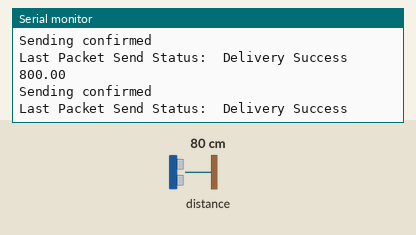
Recording of a sketch running on a simulated ESP32. On the bench: the last lines printed to the serial monitor. Inputs (shaded band) come from the test bench; at power-on: distance to the obstacle 80 cm.

Above: at 1.2 s.
1.3 s: distance to the obstacle set to 2 cm
At 1.61 s:
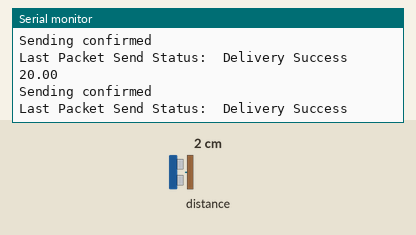
2.8 s: distance to the obstacle set to 4 cm
At 3.01 s:
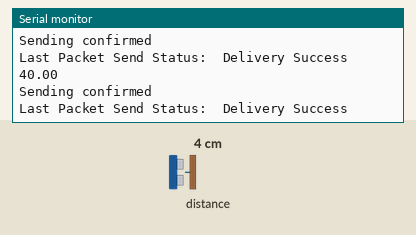
Timing chart, 0 to 5.8 s (numbered marks = the images above; inputs shaded):
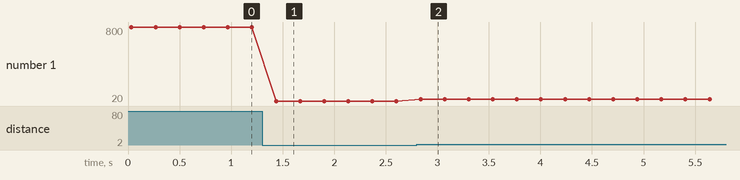

The sketch:

sensor.ino
```cpp
// Include Libraries
#include <esp_now.h>
#include <WiFi.h>
#include <Wire.h>
#include <VL53L1X.h>
#define SDA_PIN 5
#define SCL_PIN 4


// Variables for test data
int int_value;
float float_value;
bool bool_value = true;
VL53L1X sensor;


// MAC Address of responder - edit as required 94:A9:90:6A:7A:58.
// esp #1:  94:A9:90:67:22:EC
// esp #2:  94:A9:90:67:03:F8


//uint8_t broadcastAddress[] = {0x94, 0xA9, 0x90, 0x6A, 0x7A, 0x58};
uint8_t broadcastAddress[] = {0x94, 0xA9, 0x90, 0x67, 0x22, 0xEC};  // rcvr #1
//uint8_t broadcastAddress[] = {0x94, 0xA9, 0x90, 0x67, 0x03, 0xF8};  // rcvr #2


// Create a structured object


// Peer info
esp_now_peer_info_t peerInfo;


// Callback function called when data is sent
void OnDataSent(const wifi_tx_info_t *mac_addr, esp_now_send_status_t status) {
Serial.print("\r\nLast Packet Send Status:\t");
Serial.println(status == ESP_NOW_SEND_SUCCESS ? "Delivery Success" : "Delivery Fail");
}


void setup() {
// Set up Serial Monitor
 Serial.begin(115200);
 // Set ESP32 as a Wi-Fi Station
 WiFi.mode(WIFI_STA);
 Wire.begin(SDA_PIN, SCL_PIN);
 Wire.setClock(400000); // use 400 kHz I2C
 sensor.setDistanceMode(VL53L1X::Long);


// Initilize ESP-NOW
 if (esp_now_init() != ESP_OK) {
   Serial.println("Error initializing ESP-NOW");
   return;
 }


 // test sensor detection
 sensor.setTimeout(500);
 if (!sensor.init()){
   Serial.println("Failed to detect and initialize sensor!");
   while (1);
 }

// Register the send callback
 esp_now_register_send_cb(OnDataSent);
 // Register peer
 memcpy(peerInfo.peer_addr, broadcastAddress, 6);
 peerInfo.channel = 0;
 peerInfo.encrypt = false;
 // Add peer
 if (esp_now_add_peer(&peerInfo) != ESP_OK){
   Serial.println("Failed to add peer");
   return;
 }
//set up sensor
 sensor.setDistanceMode(VL53L1X::Long);
 sensor.setMeasurementTimingBudget(50000);
 sensor.startContinuous(50);


 sensor.setROISize(4, 4);    // very narrow (~15°)
 sensor.setROICenter(199);
}


void loop() {


 //distance
 float distance;
 distance = sensor.read();


 // Send message via ESP-NOW
 esp_err_t result = esp_now_send(broadcastAddress, (uint8_t *) &distance, sizeof(distance));

 Serial.print(distance);
 if (sensor.timeoutOccurred()) { Serial.print(" TIMEOUT"); }

 Serial.println();
 if (result == ESP_OK) {
   Serial.println("Sending confirmed");
 }
 else {
   Serial.println("Sending error");
 }
 delay(200);
}
```

Measured:
- after the input at 1.3 s, the serial monitor: prints a new line after 0.14 s (image 1)
- after the input at 2.8 s, the serial monitor: prints a new line at once (image 2)
- plotted number 1: 800 → 20 after the input at 1.3 s, 20 → 40 after the input at 2.8 s
